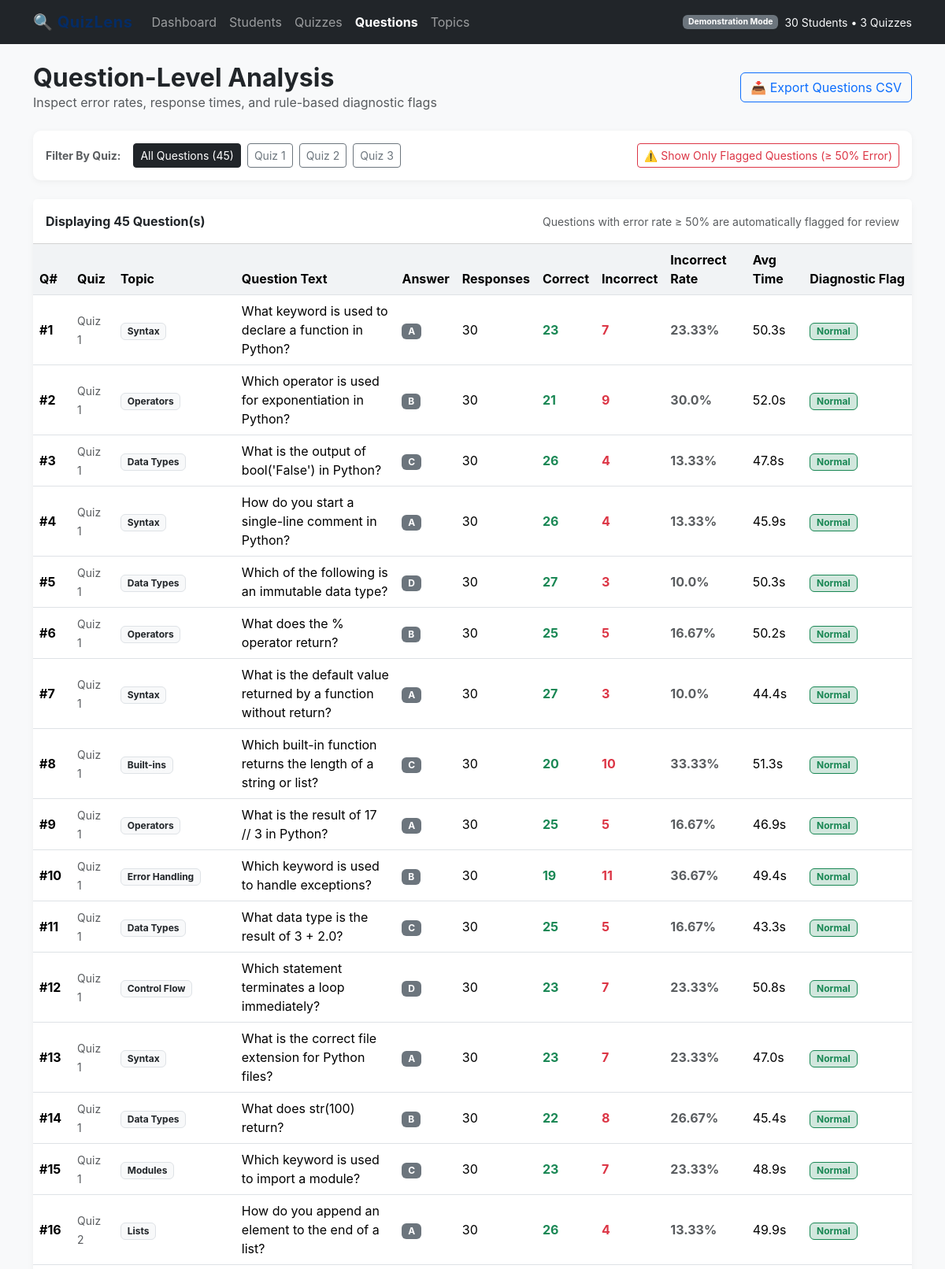
Screenshot of /questions (upper part) with the database file from the repository.
### tables this page shows
CREATE TABLE questions (
            id INTEGER PRIMARY KEY AUTOINCREMENT,
            quiz_id INTEGER NOT NULL,
            question_text TEXT NOT NULL,
            correct_answer TEXT NOT NULL,
            topic TEXT NOT NULL,
            marks INTEGER NOT NULL DEFAULT 1,
            FOREIGN KEY (quiz_id) REFERENCES quizzes(id) ON DELETE CASCADE
        );

### app.py (the view)
@app.route("/questions")
def questions():
    quiz_id_param = request.args.get("quiz_id")
    show_flagged = request.args.get("flagged") == "1"
    selected_quiz_id = int(quiz_id_param) if quiz_id_param and quiz_id_param.isdigit() else None
    question_list = get_question_analysis(quiz_id=selected_quiz_id)
    if show_flagged:
        question_list = [q for q in question_list if q["is_flagged"]]
    return render_template(
        "questions.html",
        active_page="questions",
        questions=question_list,
        selected_quiz_id=selected_quiz_id,
        show_flagged_only=show_flagged,
    )

### analysis.py (called while the page is built)
def safe_percentage(part, total):
    if total is None or total <= 0:
        return 0.0
    return round((part / total) * 100, 2)

### database.py (called while the page is built)
def get_connection():
    conn = sqlite3.connect(DATABASE_NAME)
    conn.execute("PRAGMA foreign_keys = ON;")
    conn.row_factory = sqlite3.Row
    return conn

### templates/questions.html (shortened to what this page needs)
{% extends "base.html" %}
{% block content %}
<div class="d-flex justify-content-between align-items-center mb-4">
    <div>
        <h2 class="fw-bold mb-0">Question-Level Analysis</h2>
        <p class="text-muted mb-0">Inspect error rates, response times, and rule-based diagnostic flags</p>
    </div>
    <div>
        <a href="/export/questions" class="btn btn-outline-primary">
            📥 Export Questions CSV
        </a>
    </div>
</div>
<div class="card p-3 mb-4">
    <div class="d-flex flex-wrap gap-2 align-items-center">
        <span class="fw-bold text-muted small me-2">Filter By Quiz:</span>
        <a href="/questions" class="btn btn-sm {% if not selected_quiz_id and not show_flagged_only %}btn-dark{% else %}btn-outline-secondary{% endif %}">
            All Questions (45)
        </a>
        <a href="/questions?quiz_id=1" class="btn btn-sm {% if selected_quiz_id == 1 %}btn-dark{% else %}btn-outline-secondary{% endif %}">
            Quiz 1
        </a>
        <a href="/questions?quiz_id=2" class="btn btn-sm {% if selected_quiz_id == 2 %}btn-dark{% else %}btn-outline-secondary{% endif %}">
            Quiz 2
        </a>
        <a href="/questions?quiz_id=3" class="btn btn-sm {% if selected_quiz_id == 3 %}btn-dark{% else %}btn-outline-secondary{% endif %}">
            Quiz 3
        </a>
        <div class="ms-auto">
            <a href="/questions?flagged=1" class="btn btn-sm {% if show_flagged_only %}btn-danger{% else %}btn-outline-danger{% endif %}">
                ⚠️ Show Only Flagged Questions (&ge; 50% Error)
            </a>
        </div>
    </div>
</div>
<div class="card mb-4">
    <div class="card-header bg-white py-3 d-flex justify-content-between align-items-center">
        <span class="fw-bold">Displaying {{ questions|length }} Question(s)</span>
        <small class="text-muted">Questions with error rate &ge; 50% are automatically flagged for review</small>
    </div>
    <div class="table-responsive">
        <table class="table table-hover align-middle mb-0">
            <thead>
                <tr>
                    <th>Q#</th>
                    <th>Quiz</th>
                    <th>Topic</th>
                    <th>Question Text</th>
                    <th>Answer</th>
                    <th>Responses</th>
                    <th>Correct</th>
                    <th>Incorrect</th>
                    <th>Incorrect Rate</th>
                    <th>Avg Time</th>
                    <th>Diagnostic Flag</th>
                </tr>
            </thead>
            <tbody>
                {% for q in questions %}
                <tr {% if q.is_flagged %}class="table-danger-subtle"{% endif %}>
                    <td class="fw-bold">#{{ q.id }}</td>
                    <td><small class="text-muted">{{ q.quiz_title.split(':')[0] }}</small></td>
                    <td><span class="badge bg-light text-dark border">{{ q.topic }}</span></td>
                    <td style="max-width: 300px;">{{ q.question_text }}</td>
                    <td><span class="badge bg-secondary">{{ q.correct_answer }}</span></td>
                    <td>{{ q.total_responses }}</td>
                    <td><span class="text-success fw-bold">{{ q.correct_count }}</span></td>
                    <td><span class="text-danger fw-bold">{{ q.incorrect_count }}</span></td>
                    <td>
                        <span class="fw-bold {% if q.incorrect_rate_pct >= 50 %}text-danger{% else %}text-muted{% endif %}">
                            {{ q.incorrect_rate_pct }}%
                        </span>
                    </td>
                    <td>{{ q.avg_time_sec }}s</td>
                    <td>
                        {% if q.is_flagged %}
                            <span class="badge bg-danger" title="{{ q.flag_reason }}">
                                ⚠️ High Error Rate
                            </span>
                        {% else %}
                            <span class="badge bg-success-subtle text-success border border-success">
                                Normal
                            </span>
                        {% endif %}
                    </td>
                </tr>
                {% endfor %}
            </tbody>
        </table>
    </div>
</div>
{% endblock %}

### templates/base.html (style rules this page uses)
body { background-color: #f8f9fa; font-family: -apple-system, BlinkMacSystemFont, "Segoe UI", Roboto, "Helvetica Neue", Arial, sans-serif; }
.card { border: none; border-radius: 10px; box-shadow: 0 2px 8px rgba(0,0,0,0.05); }
.table th { background-color: #f1f3f5; }

### rows the page displays
questions: id "1", quiz_title "Quiz 1", topic "Syntax", question_text "What keyword is used to declare a function in Python?", correct_answer "A", total_responses "30", correct_count "23", incorrect_count "7", incorrect_rate_pct "23.33", avg_time_sec "50.3", shows "Normal"
questions: id "2", quiz_title "Quiz 1", topic "Operators", question_text "Which operator is used for exponentiation in Python?", correct_answer "B", total_responses "30", correct_count "21", incorrect_count "9", incorrect_rate_pct "30.0", avg_time_sec "52.0", shows "Normal"
questions: id "3", quiz_title "Quiz 1", topic "Data Types", question_text "What is the output of bool('False') in Python?", correct_answer "C", total_responses "30", correct_count "26", incorrect_count "4", incorrect_rate_pct "13.33", avg_time_sec "47.8", shows "Normal"
questions: id "4", quiz_title "Quiz 1", topic "Syntax", question_text "How do you start a single-line comment in Python?", correct_answer "A", total_responses "30", correct_count "26", incorrect_count "4", incorrect_rate_pct "13.33", avg_time_sec "45.9", shows "Normal"
questions: id "5", quiz_title "Quiz 1", topic "Data Types", question_text "Which of the following is an immutable data type?", correct_answer "D", total_responses "30", correct_count "27", incorrect_count "3", incorrect_rate_pct "10.0", avg_time_sec "50.3", shows "Normal"
questions: id "6", quiz_title "Quiz 1", topic "Operators", question_text "What does the % operator return?", correct_answer "B", total_responses "30", correct_count "25", incorrect_count "5", incorrect_rate_pct "16.67", avg_time_sec "50.2", shows "Normal"
questions: id "7", quiz_title "Quiz 1", topic "Syntax", question_text "What is the default value returned by a function without return?", correct_answer "A", total_responses "30", correct_count "27", incorrect_count "3", incorrect_rate_pct "10.0", avg_time_sec "44.4", shows "Normal"
questions: id "8", quiz_title "Quiz 1", topic "Built-ins", question_text "Which built-in function returns the length of a string or list?", correct_answer "C", total_responses "30", correct_count "20", incorrect_count "10", incorrect_rate_pct "33.33", avg_time_sec "51.3", shows "Normal"
questions: id "9", quiz_title "Quiz 1", topic "Operators", question_text "What is the result of 17 // 3 in Python?", correct_answer "A", total_responses "30", correct_count "25", incorrect_count "5", incorrect_rate_pct "16.67", avg_time_sec "46.9", shows "Normal"
questions: id "10", quiz_title "Quiz 1", topic "Error Handling", question_text "Which keyword is used to handle exceptions?", correct_answer "B", total_responses "30", correct_count "19", incorrect_count "11", incorrect_rate_pct "36.67", avg_time_sec "49.4", shows "Normal"
questions: id "11", quiz_title "Quiz 1", topic "Data Types", question_text "What data type is the result of 3 + 2.0?", correct_answer "C", total_responses "30", correct_count "25", incorrect_count "5", incorrect_rate_pct "16.67", avg_time_sec "43.3", shows "Normal"
questions: id "12", quiz_title "Quiz 1", topic "Control Flow", question_text "Which statement terminates a loop immediately?", correct_answer "D", total_responses "30", correct_count "23", incorrect_count "7", incorrect_rate_pct "23.33", avg_time_sec "50.8", shows "Normal"
questions: id "13", quiz_title "Quiz 1", topic "Syntax", question_text "What is the correct file extension for Python files?", correct_answer "A", total_responses "30", correct_count "23", incorrect_count "7", incorrect_rate_pct "23.33", avg_time_sec "47.0", shows "Normal"
questions: id "14", quiz_title "Quiz 1", topic "Data Types", question_text "What does str(100) return?", correct_answer "B", total_responses "30", correct_count "22", incorrect_count "8", incorrect_rate_pct "26.67", avg_time_sec "45.4", shows "Normal"
questions: id "15", quiz_title "Quiz 1", topic "Modules", question_text "Which keyword is used to import a module?", correct_answer "C", total_responses "30", correct_count "23", incorrect_count "7", incorrect_rate_pct "23.33", avg_time_sec "48.9", shows "Normal"
questions: id "16", quiz_title "Quiz 2", topic "Lists", question_text "How do you append an element to the end of a list?", correct_answer "A", total_responses "30", correct_count "26", incorrect_count "4", incorrect_rate_pct "13.33", avg_time_sec "49.9", shows "Normal"

### other values shown
{{ questions|length }} "45"
